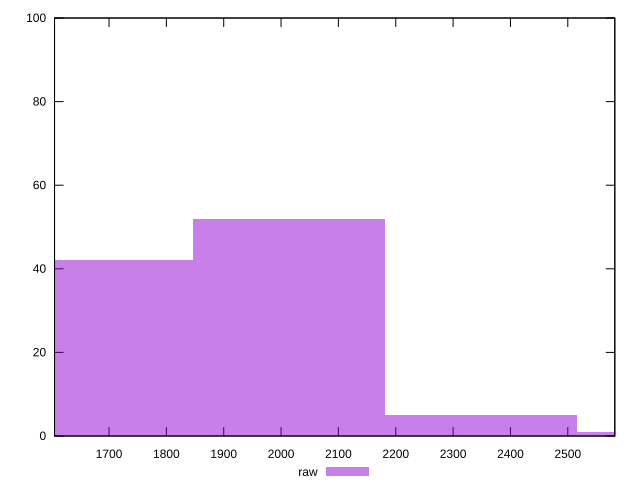

The gnuplot source for this figure:
reset

$raw <<EOF
2349.10044368987 5
2013.5146660198886 52
1677.928888349907 42
2684.6862213598515 1
EOF

set key outside below
set boxwidth 335.58577766998144
set xrange [1605:2582]
set yrange [0:100]
set trange [0:100]
set style fill transparent solid 0.5 noborder
set terminal svg size 640, 490 enhanced background rgb 'white'
set output "report_00015_2021-02-09T16-11-33.973Z/uses-rel-preload/samples/pages+cached+noadtech/raw/histogram.svg"

plot $raw title "raw" with boxes

reset
